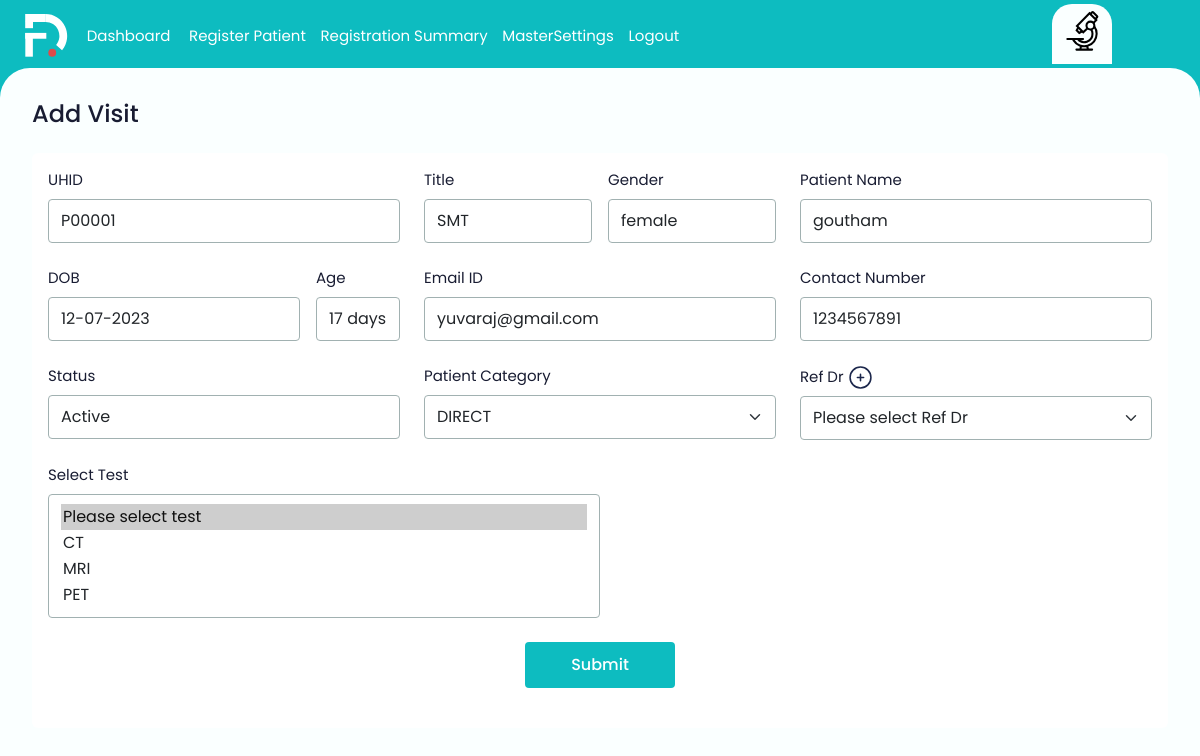
The app's page /addvisit/1/ (signed in) with its own data.
### ekonapp/models.py (models this page shows, shortened)
class ekon(models.Model):
    uhid = models.CharField(max_length=255)
    Mr = 'Mr'
    SMT  = 'SMT'
    OTHERS = 'OTHERS'
    ANIMAL = 'ANIMAL'
    BABY = 'BABY'
    MS = 'MS'
    MRS = 'MRS'
    DR = 'DR'
    MASTER = 'MASTER'
    STATUS_CHOICES = [
        (Mr, 'Mr'),
        (SMT, 'SMT'),
        (OTHERS, 'OTHERS'),
        (ANIMAL, 'ANIMAL'),
        (BABY, 'BABY'),
        (MS, 'MS'),
        (MRS, 'MRS'),
        (DR, 'DR'),
        (MASTER, 'MASTER')
    ]
    title = models.CharField(max_length=255)
    male = 'male'
    female = 'female'
    Others = 'Others'
    STATUS_CHOICES = [
        (male, 'male'),
        (female, 'female'),
        (Others,'Others'),
    ]
    gender = models.CharField(max_length=255)
    patient_name = models.CharField(max_length=255)
    dob = models.DateField()
    age = models.CharField(max_length=255)
    email_id = models.EmailField()
    contact_number = models.CharField(max_length=255)
    date =  models.DateField(auto_now_add=True)
    Active = 'Active'
    Inactive = 'Inactive'
    STATUS_CHOICES = [
        (Active, 'Active'),
        (Inactive, 'Inactive'),
    ]
    status = models.CharField(max_length=255, choices=STATUS_CHOICES)
    accession_number = models.CharField(max_length=50)

### ekonapp/decorators.py (the view)
    def wrapper(request, *args, **kwargs):
        if not request.user.is_authenticated:
            return redirect('registerlogin')
        elif not Device.objects.filter(user=request.user, is_registered=True).exists():
            return redirect('register_device')
        else:
            return view_func(request, *args, **kwargs)

### ekonapp/views.py (called while the page is built, shortened)
@login_required
@device_required
def addvisit(request, id):
    refdrs = RefDr.objects.all()
    patient = ekon.objects.get(id=id)
    select_test = Test.objects.all()
    patientscategory = patientcategory.objects.all()
    if 'visit_id' not in request.session:
        request.session['visit_id'] = generate_visit_id()
    context = {'patient': patient,
               'refdrs': refdrs,
               'select_test': select_test,
               'patientscategory': patientscategory,
               }
    return render(request, 'add-visit.html', context)

### ekonapp/templates/add-visit.html (shortened to what this page needs)
{% extends "base.html" %}
{% block content %}
<!DOCTYPE html>
<html lang="en">
<main>
        <div class="mb-4">
            <form method="POST">
            <h5 class="page-heading">Add Visit</h5>
        </div>
        <div class="auto-scroll">
            <div class="bg-white rounded-2 p-3 mb-4">
                <div class="row">
                    <div class="col-md-4">
                        <div class="form-group">
                            <label class="form-label">UHID</label>
                            <input type="text"  value={{patient.uhid}} class="form-control" readonly    >
                        </div>
                    </div>
                    <div class="col-md-4">
                        <div class="form-group d-flex gap-3">
                            <div class="w-50">
                                <label class="form-label">Title</label>
                                <input type="text"  value={{patient.title}} class="form-control"  readonly   >
                            </div>
                            <div class="w-50">
                                <label class="form-label">Gender</label>
                                <input type="text"  value={{patient.gender}} class="form-control" readonly    >
                            </div>
                        </div>
                    </div>
                    <div class="col-md-4">
                        <div class="form-group">
                            <label class="form-label">Patient Name</label>
                            <input type="text"  value={{patient.patient_name}} class="form-control"  readonly   >
                        </div>
                    </div>
                    <div class="col-md-4">
                        <div class="form-group d-flex gap-3">
                            <div class="w-75">
                                <label class="form-label">DOB</label>
                                <input type="text" value="{{ patient.dob|date:'d-m-Y' }}" class="form-control" readonly>
                            </div>
                            <div class="w-25">
                                <label class="form-label">Age</label>
                                <input type="text"  value="{{patient.age}}" class="form-control"  readonly   >
                            </div>
                        </div>
                    </div>
                    <div class="col-md-4">
                        <div class="form-group">
                            <label class="form-label">Email ID</label>
                            <input type="text"  value={{patient.email_id}} class="form-control" readonly    >
                        </div>
                    </div>
                    <div class="col-md-4">
                        <div class="form-group">
                            <label class="form-label">Contact Number</label>
                            <input type="text"  value={{patient.contact_number}} class="form-control"   readonly  >
                        </div>
                    </div>
                    <div class="col-md-4">
                        <div class="form-group">
                            <label class="form-label">Status</label>
                            <input type="text"  value={{patient.status}} class="form-control"  readonly   >
                        </div>
                    </div>
                    <div class="col-md-4">
                        <div class="form-group">
                            <label class="form-label">Patient Category </label>
                            <select class="form-select" name = "patient_category" >
                                {% for patientcategory in patientscategory %}
                            <option >{{ patientcategory.category }}</option>
                              {% endfor %}
                            </select>
                        </div>
                    </div>
                    <div class="col-md-4">
                         <div class="form-group">
                           <label class="form-label">Ref Dr</label>
                          <a href = "{% url 'refdr' %}">
                        </a>
                          <select class="form-select" name="ref_dr">
                            <option value="" selected>Please select Ref Dr</option>
                            </select>
                          </div>
                        </div>
                      </div>
                      <div class="col-md-6">
                        <label class="form-label">Select Test</label>
                        <select class="form-select" name="selected_test" multiple required>
                            <option value="" selected>Please select test</option>
                            {% for selectedtest in select_test %}
                            <option value="{{ selectedtest.name }}" data-testid="{{ selectedtest.testid }}">{{ selectedtest.name }}</option>
                            {% endfor %}
                        </select>
                    </div>
                    <div class="py-4 text-center">
                        <button type="submit" class="theme-btn mx-auto">Submit</button>
                    </div>
                    </div>
                    </main>
                    </html>
                    {% endblock %}

### static/css/custom.css (style rules this page uses)
:root { --bs-theme-color: #0DBCC0; --bs-theme-color-100: #089598; --bs-bg-color: #FAFFFF; --bs-text-color-100:#181C32; --bs-text-color-200:#5E6278; --bs-text-color-300:#7E8299; --bs-text-color-400:#3F4254; --bs-theme-font-family: 'Poppins', sans-serif; --bs-body-font-size:15px; --bs-body-font-weight:400; --bs-red:#DD1143; --bs-red-light:#FFEFF3; --bs-red-light-100:#FFDDE6; --bs-green:#1CA153; --bs-green-light:#E7FCE9; --bs-green-light-100:#B9EBBE; --bs-textbox-border:#A1B1B1; --bs-focus-border:#3F4254; --bs-btn-radius:4px; --bs-syblue:#00A3FF; --bs-blue:#2c7be5; --bs-blue-light:#e6effc; --bs-blue-light-100:#d6e3f7; --bs-pink:#EC49A6; --bs-table-icon-bg:#E6F8F8; }
html { scrollbar-color: #C1C1C1 #ebebeb; scrollbar-width: thin; }
body { font-family: var(--bs-theme-font-family); color: var(--bs-text-color-100); font-size: var(--bs-body-font-size); background-color: var(--bs-theme-color); }
main { background-color: var(--bs-bg-color); border-top-left-radius: 30px; border-top-right-radius: 30px; width: 100%; height: 100%; position: fixed; overflow: hidden; padding: 2rem 1rem 2rem 2rem; margin-right: 2rem; }
main .auto-scroll { overflow-x: hidden; overflow-y: auto; padding-right: 1rem; height: calc(100vh - 200px); }
main .page-heading { font-size: 1.5rem; font-weight: 500; color: var(--bs-text-color-100); }
main .form-group { margin-bottom: 1.5rem; }
main .form-control, main .form-select { padding: 0.55rem 0.75rem; border-radius: var(--bs-btn-radius); border-color: var(--bs-textbox-border); }
main .form-label { font-size: var(--bs-text-color-200); }
.theme-btn { background-color: var(--bs-theme-color); padding: 0.7rem 1rem; min-width: 150px; border: 0; font-size: 1rem; font-weight: 500; border-radius: var(--bs-btn-radius); display: flex; gap: 0.5rem; align-items: center; justify-content: center; }
.theme-btn, .theme-btn svg { color: #fff; }

### records on screen
ekon: uhid "P00001", title "SMT", gender "female", patient_name "goutham", dob "12-07-2023", age "17 days", email_id "yuvaraj@gmail.com", contact_number "1234567891", status "Active"

### other values on screen
form field patient_category "DIRECT"
